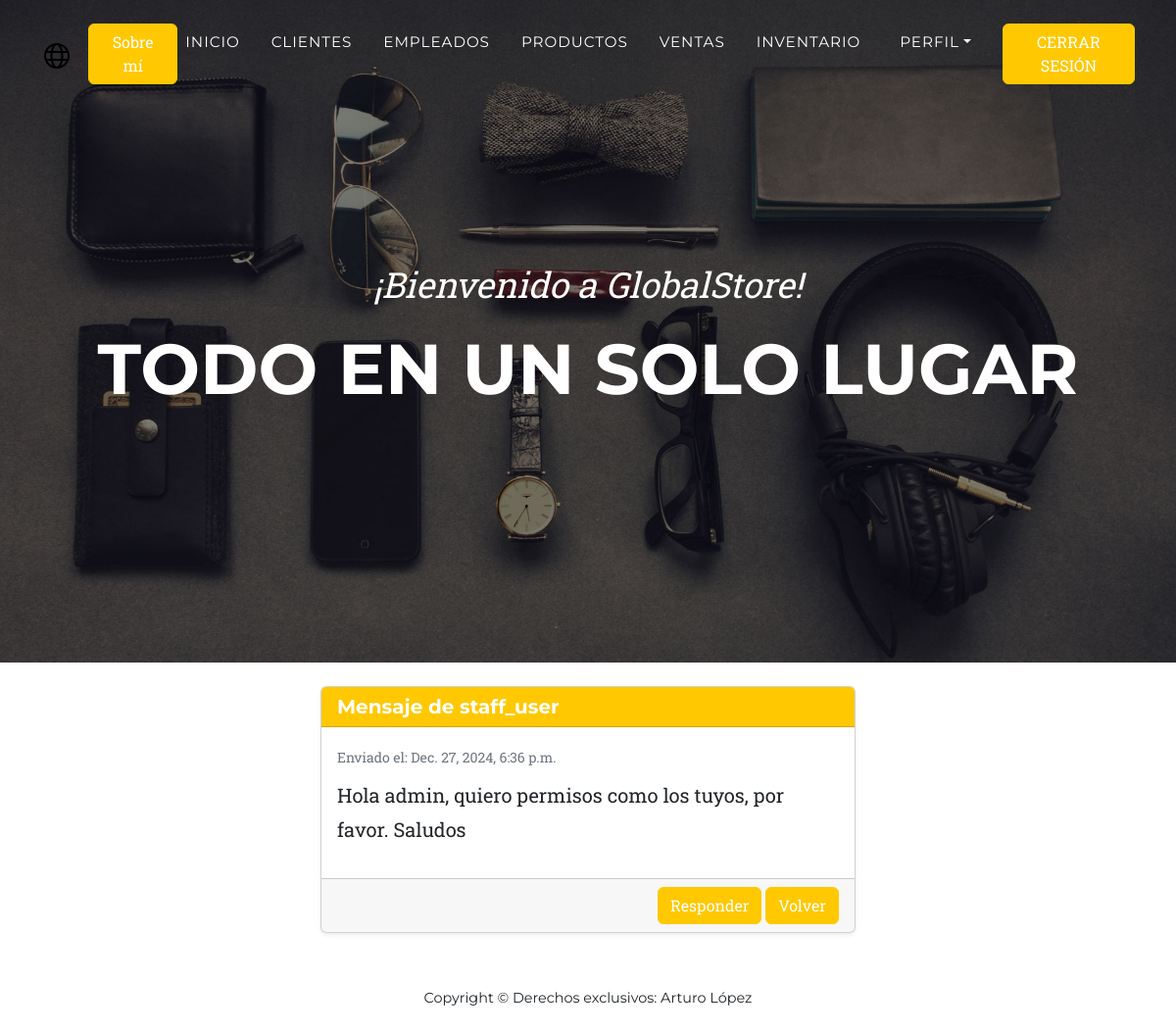
The page /mensajeria_app/ver_mensaje/6 (signed in) on the database its author committed.
### mensajeria_app/models.py (models this page shows, shortened)
class Mensajeria(models.Model):
    remitente=models.ForeignKey(User,related_name='mensaje_enviado',on_delete=models.CASCADE)
    destinatario=models.ForeignKey(User,related_name='mensaje_recibido',on_delete=models.CASCADE)
    contenido=models.TextField()
    fecha_envio=models.DateTimeField(auto_now_add=True)

### mensajeria_app/views.py (the view)
# urls.py: path("ver_mensaje/<int:id>",ver_mensaje,name="ver_mensaje")
@login_required(login_url='login')
def ver_mensaje(request,id):
    mensaje=Mensajeria.objects.get(id=id)
    contexto=Mensajeria(remitente=mensaje.remitente,destinatario=mensaje.destinatario,fecha_envio=mensaje.fecha_envio,contenido=mensaje.contenido)
    return render(request,"mensajeria_app/ver_contenido.html",{"contexto":contexto})

### mensajeria_app/templates/mensajeria_app/ver_contenido.html (shortened to what this page needs)
{% extends 'info_app/base.html' %}
{% block content %}
<div class="container my-4">
    <div class="row justify-content-center">
        <div class="col-md-6">
            <div class="card shadow-sm">
                <div class="card-header text-white bg-primary">
                    <h5 class="mb-0">Mensaje de {{ contexto.remitente }}</h5>
                </div>
                <div class="card-body">
                    <p class="text-muted mb-2">
                        <small>Enviado el: {{ contexto.fecha_envio }}</small>
                    </p>
                    <p class="fs-5">{{ contexto.contenido }}</p>
                </div>
                <div class="card-footer text-end">
                    <a href="{% url 'enviar_mensaje' %}" class="btn btn-primary">Responder</a>
                    <a href="{% url 'mostrar_mensaje' %}" class="btn btn-primary">Volver</a>
                </div>
            </div>
        </div>
    </div>
</div>
{% endblock content %}

### rows shown on the page
Mensajeria: fecha_envio "Dec. 27, 2024, 6:36 p.m.", contenido "Hola admin, quiero permisos como los tuyos, por favor. Saludos"

### other values the page prints
{{ contexto.remitente }} "staff_user"
